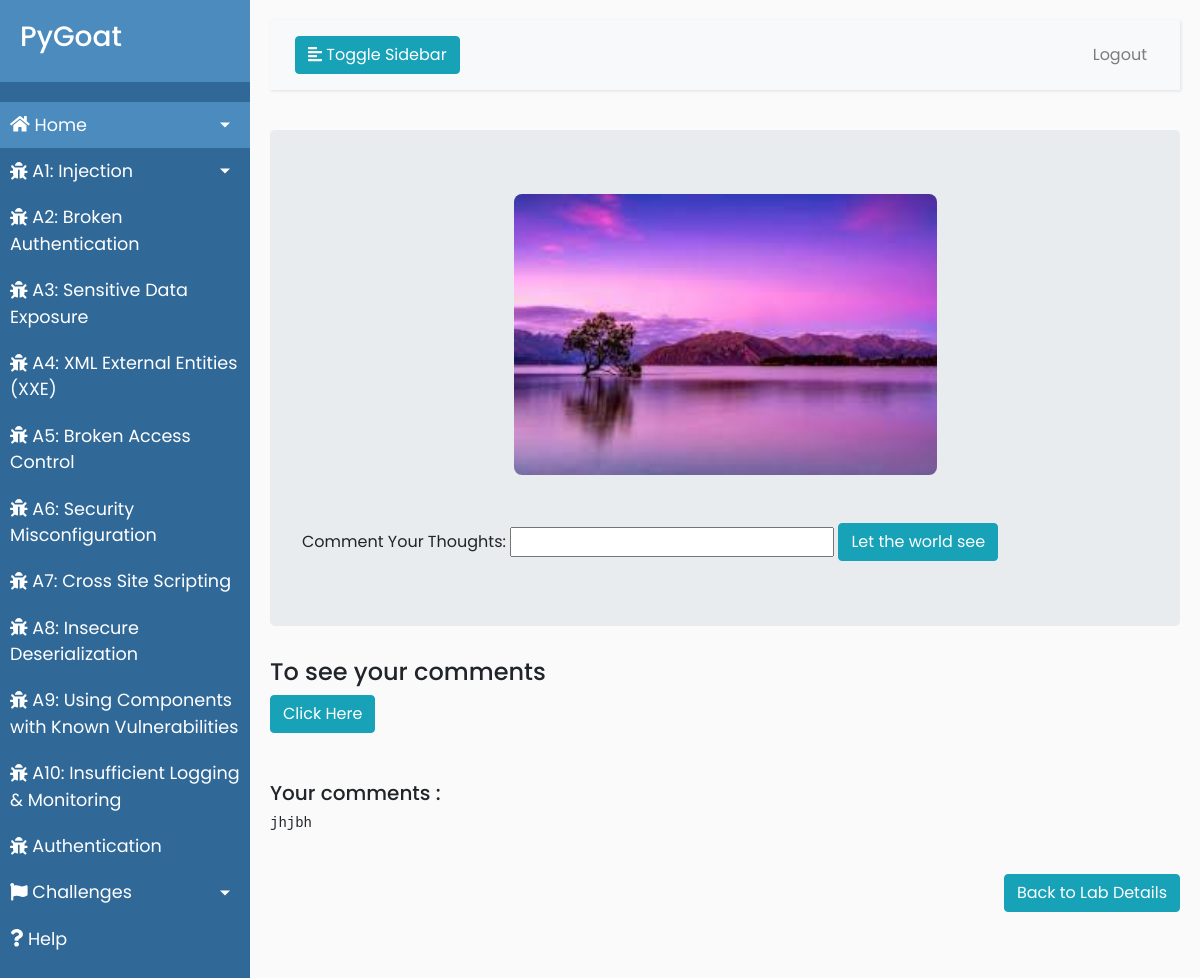
Before: /xxe_see (signed in) with the older database file.
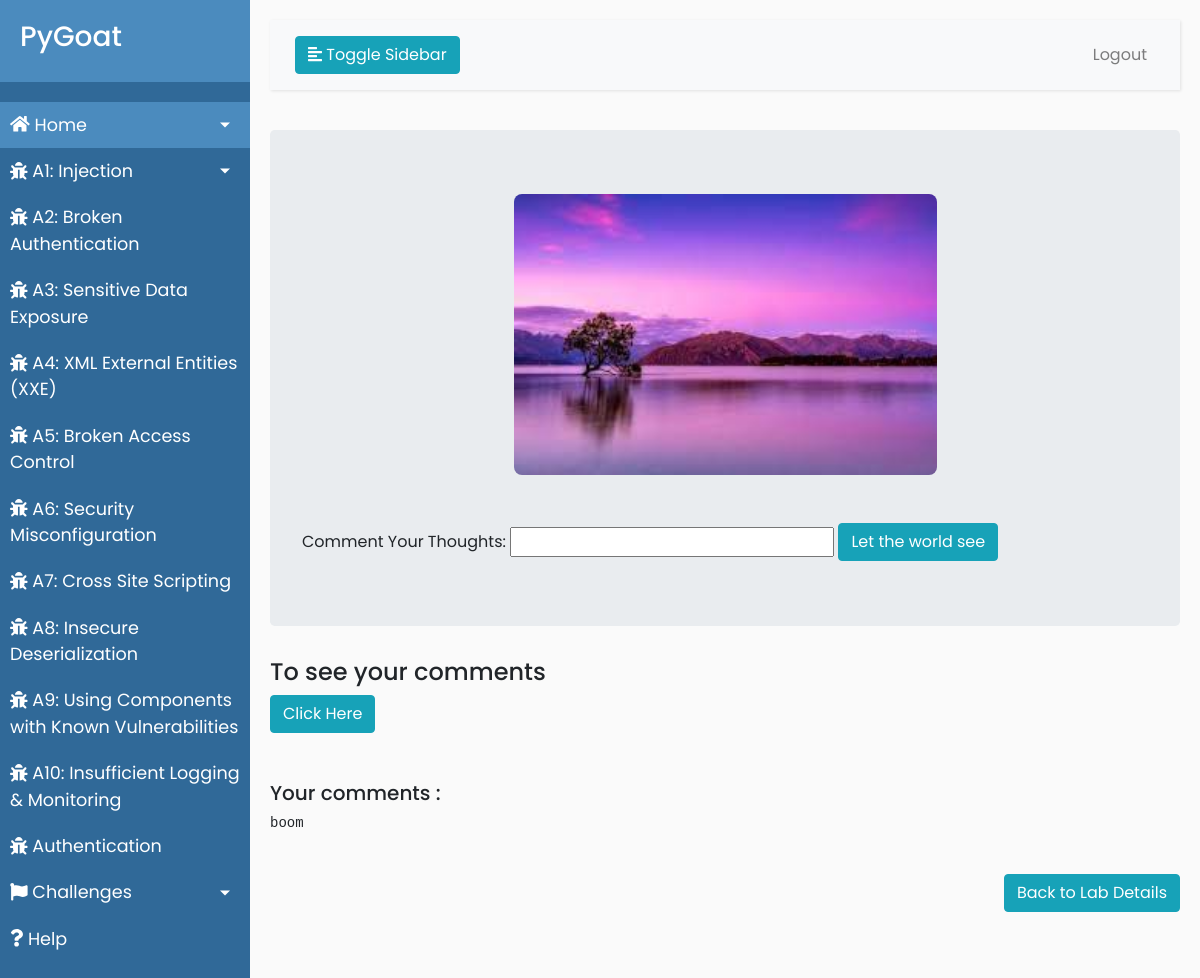
After: the same page with the newer database file.
### introduction/models.py (models this page shows)
class comments(models.Model):
    name=models.CharField(max_length=200)
    comment=models.CharField(max_length=600)

### introduction/views.py (the view)
# urls.py: path("xxe_see",views.xxe_see,name="xxe_see"),
@csrf_exempt
def xxe_see(request):
    if request.user.is_authenticated:
        data=comments.objects.all()
        com=data[0].comment
        return render(request,'Lab/XXE/xxe_lab.html',{"com":com})
    else:
        return redirect('login')

### introduction/templates/Lab/XXE/xxe_lab.html (shortened to what this page needs)
{% extends "introduction/base.html" %}
{% load static %}
{% block content %}
<div class="jumbotron">
    <img class="img" src="{% static 'Lab/image/xxe.jpg' %}"><br><br>
    <form name="ajax" onsubmit="SendToServer()">
        <label for="comment">Comment Your Thoughts:</label>
        <input id="comment" type="text" name="comment">
        <button class="btn btn-info" type="submit">Let the world see</button>
    </form>
</div>
<div class="conatiner">
    <h4>To see your comments </h4>
    <button class="btn btn-info" type="button" onclick="window.location.href='/xxe_see'">Click Here</button><br><br>
    <br>
    <h5> Your comments : </h5>
    <pre>{{com}}</pre>
</div>
<br>
<div align="right"> <button class="btn btn-info" type="button" onclick="window.location.href='/xxe'">Back to Lab
        Details</button></div>
{% endblock %}

### introduction/templates/introduction/base.html (shortened to what this page needs)
<!Doctype html>
{% load static %}
<html lang="en">
<head>
    <link rel="stylesheet" href="https://stackpath.bootstrapcdn.com/bootstrap/4.1.0/css/bootstrap.min.css"
>
    <link rel="stylesheet" href="{% static 'introduction/style4.css'%}">
</head>
<body>
    <div class="wrapper">
        <nav id="sidebar">
            <div class="sidebar-header">
                <h3>PyGoat</h3>
            </div>
            <ul class="list-unstyled components">
                <li class="active">
                    <a href="#homeSubmenu" data-toggle="collapse" aria-expanded="false" class="dropdown-toggle">
                        <i class="fas fa-home"></i>
                        Home
                    </a>
                </li>
                <li>
                    <a href="#sqlSubmenu" data-toggle="collapse" aria-expanded="false" class="dropdown-toggle">
                        <i class="fas fa-bug"></i>
                        A1: Injection
                    </a>
                    <a href="/bau">
                        <i class="fas fa-bug"></i>
                        A2: Broken Authentication
                    </a>
                    <a href="/data_exp">
                        <i class="fas fa-bug"></i>
                        A3: Sensitive Data Exposure
                    </a>
                    <a href="/xxe">
                        <i class="fas fa-bug"></i>
                        A4: XML External Entities (XXE)
                    </a>
                    <a href="/ba">
                        <i class="fas fa-bug"></i>
                        A5: Broken Access Control
                    </a>
                    <a href="/sec_mis">
                        <i class="fas fa-bug"></i>
                        A6: Security Misconfiguration
                    </a>
                    <a href="/xss">
                        <i class="fas fa-bug"></i>
                        A7: Cross Site Scripting
                    </a>
                    <a href="/insec_des">
                        <i class="fas fa-bug"></i>
                        A8: Insecure Deserialization
                    </a>
                    <a href="/a9">
                        <i class="fas fa-bug"></i>
                        A9: Using Components with Known Vulnerabilities
                    </a>
                    <a href="/a10">
                        <i class="fas fa-bug"></i>
                        A10: Insufficient Logging & Monitoring
                    </a>
                    <a href="/auth">
                        <i class="fas fa-bug"></i>
                        Authentication
                    </a>
                    <a href="#challengeSubmenu" data-toggle="collapse" aria-expanded="false" class="dropdown-toggle">
                        <i class="fas fa-flag"></i>
                        Challenges
                    </a>
                </li>
                <li>
                    <a href="#">
                        <i class="fas fa-question"></i>
                        Help
                    </a>
                </li>
            </ul>
        </nav>
        <div id="content">
            <nav class="navbar navbar-expand-lg navbar-light bg-light">
                <div class="container-fluid">
                    <button type="button" id="sidebarCollapse" class="btn btn-info">
                        <i class="fas fa-align-left"></i>
                        <span>Toggle Sidebar</span>
                    </button>
                    <div class="collapse navbar-collapse" id="navbarSupportedContent">
                        <ul class="nav navbar-nav ml-auto">
                            {% if user.is_authenticated %}
                            <li class="nav-item">
                                <a class="nav-link" href='{% url "logout" %}?next=/'>Logout</a>
                            </li>
                            {% else %}
                            <li class="nav-item">
                                <a class="nav-link" href="/login">Login</a>
                            </li>
                            {% endif %}
                        </ul>
                    </div>
                </div>
            </nav>
            {% block content %}
            {% endblock %}
        </div>
    </div>
</body>
</html>

### introduction/static/introduction/style4.css (style rules this page uses)
body { font-family: 'Poppins', sans-serif; background: #fafafa; }
a, a:hover, a:focus { color: inherit; text-decoration: none; transition: all 0.3s; }
.navbar { padding: 15px 10px; background: #fff; border: none; border-radius: 0; margin-bottom: 40px; box-shadow: 1px 1px 3px rgba(0, 0, 0, 0.1); }
i, span { display: inline-block; }
.wrapper { display: flex; align-items: stretch; }
#sidebar { min-width: 250px; max-width: 250px; background: #306998; color: #fff; transition: all 0.3s; }
#sidebar ul li a { text-align: left; }
#sidebar .sidebar-header { padding: 20px; background: #4B8BBE; }
#sidebar ul.components { padding: 20px 0; border-bottom: 1px solid #4B8BBE; }
#sidebar ul li a { padding: 10px; font-size: 1.1em; display: block; }
#sidebar ul li.active>a, a[aria-expanded="true"] { color: #fff; background: #4B8BBE; }
a[data-toggle="collapse"] { position: relative; }
.dropdown-toggle::after { display: block; position: absolute; top: 50%; right: 20px; transform: translateY(-50%); }
#content { width: 100%; padding: 20px; min-height: 100vh; transition: all 0.3s; }
.active, .coll:hover { background-color:#bfb051 ; }
.img { border-radius: 8px; display:block; margin-left: auto; margin-right: auto; width: 50%; }

Changed rows visible on the page:
changed comments: comment "jhjbh" → "boom"
